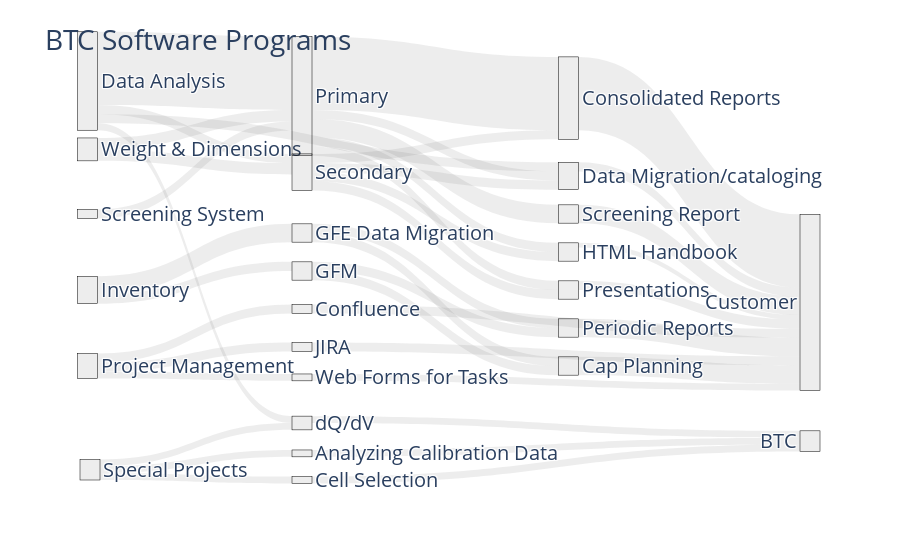

Notebook source saved alongside this figure:
### Markdown cell above
# GOOD

### Code cell
import matplotlib.pyplot as plt
import plotly.graph_objects as go
import plotly.graph_objects as go
import plotly.express as px
plt.figure(figsize=(12, 20))
# Define the nodes and links
nodes = {
    "pad": 15,
    "thickness": 20,
    "line": dict(color="black", width=0.5),
    "label": [
        "Data Analysis",
        "Inventory",
        "Project Management",
        'Web Forms for Tasks',
        'Data Migration/cataloging',
        'Confluence',
        'Screening System',
        'Weight & Dimensions',
        'Primary',
        'Secondary',
        'GFE Data Migration',
        'JIRA',
        'Consolidated Reports',
        'HTML Handbook',
        'Presentations',
        'Periodic Reports',
        'Screening Report',
        'Customer',
        'Cap Planning',
        'GFM',
        'BTC',  # 20
        'Special Projects',
        'dQ/dV',
        'Analyzing Calibration Data',
        'Cell Selection',
    ],
    "color": [
        'rgba(80, 80, 80, 0.1)',  # da
        'rgba(80, 80, 80, 0.1)',  # inv
        'rgba(80, 80, 80, 0.1)',  # Project M
        'rgba(80, 80, 80, 0.1)',  # Web task Forms
        'rgba(80, 80, 80, 0.1)',  # DM
        'rgba(80, 80, 80, 0.1)',  # Confluence
        'rgba(80, 80, 80, 0.1)',  # Screening
        'rgba(80, 80, 80, 0.1)',  # WD
        'rgba(80, 80, 80, 0.1)',  # PMDA
        'rgba(80, 80, 80, 0.1)',  # SDDA
        'rgba(80, 80, 80, 0.1)',  # GFE DAM
        'rgba(80, 80, 80, 0.1)',  # JIRA
        'rgba(80, 80, 80, 0.1)',  # consolidated reports
        'rgba(80, 80, 80, 0.1)',  # HTML
        'rgba(80, 80, 80, 0.1)',  # presentation
        'rgba(80, 80, 80, 0.1)',  # Periodic
        'rgba(80, 80, 80, 0.1)',  # screening report
        'rgba(80, 80, 80, 0.1)',  # customer
        'rgba(80, 80, 80, 0.1)',  # CAP Plan
        'rgba(80, 80, 80, 0.1)',  # GFM
        'rgba(80, 80, 80, 0.1)',  # BTC
        'rgba(80, 80, 80, 0.1)',  # Special Projects
        'rgba(80, 80, 80, 0.1)',  # dQ/dV
        'rgba(80, 80, 80, 0.1)',  # Analyzing calibration data
        'rgba(80, 80, 80, 0.1)',  # Cell Selection
    ]

}
links = {  # DA      Dap/das to deliverables  # D to PSC        #    Inventory     # Project Management     dm    screening                                                                       # Web task forms
    'source': [0, 0,  8,  8,  8, 9,   9,  9,   12, 13, 14,       1, 10, 15, 10, 18,     2, 2, 5, 11,         4,  6, 8, 16,      7, 7,  1,  19, 19,    8, 9, 0,  21, 21, 21, 22, 23, 24,      0,    2, 3],
    'target': [8, 9,  12, 13, 14, 12, 13, 14,   17, 17, 17,      10, 15, 17, 18, 17,    11, 5, 17, 17,       17, 8, 16, 17,      8, 9,  19,  15, 18,  4, 4, 4,  22, 23, 24, 20, 20, 20,      22,   3, 17],
    'value':  [3.2, 0.4, 3.2,  0.4,  0.4, 0.4,   0.4,  0.4, 3.2, 0.20,  0.4,      0.8,  0.4, 0.8, 0.4, 0.8,      0.4, 0.4,  0.4, 0.4,          0.4,  0.4,  0.8, 0.8,      0.5, 0.5,  0.4,   0.4, 0.4,     0.4, 0.4, 0.4,   0.3,  0.3,  0.3, 0.3,   0.3,  0.3,  0.3, 0.3, 0.3],
    # 'color': []
}

links['color'] = [
    "rgba(80, 80, 80, 0.1)",  # DA to PDA
    "rgba(80, 80, 80, 0.1)",  # Da to Sencodary
    'rgba(80, 80, 80, 0.1)',  # Primary to consolidated
    'rgba(80, 80, 80, 0.1)',  # PDA to HTML
    'rgba(80, 80, 80, 0.1)',  # PDA to presentation
    'rgba(80, 80, 80, 0.1)',  # SDA to consolidated
    'rgba(80, 80, 80, 0.1)',  # SDA to HTML
    'rgba(80, 80, 80, 0.1)',  # SDA to Presentation
    'rgba(80, 80, 80, 0.1)',  # Consolidated to PSC
    'rgba(80, 80, 80, 0.1)',  # HTML to PSC
    'rgba(80, 80, 80, 0.1)',  # Presentation to PSC
    'rgba(80, 80, 80, 0.1)',  # Inventory to GFE
    'rgba(80, 80, 80, 0.1)',  # GFE DM to Monthly
    'rgba(80, 80, 80, 0.1)',  # Monthly to PSC
    'rgba(80, 80, 80, 0.1)',  # GFE DM to CAP P
    'rgba(80, 80, 80, 0.1)',  # Cap P to PSC
    'rgba(80, 80, 80, 0.1)',  # PM to Jira
    'rgba(80, 80, 80, 0.1)',  # PM to Jira
    'rgba(80, 80, 80, 0.1)',  # confluence to PSC
    'rgba(80, 80, 80, 0.1)',  # JIRA to PSC
    'rgba(80, 80, 80, 0.1)',  # data migration to PSC
    'rgba(80, 80, 80, 0.1)',  # Screening to PDA
    'rgba(80, 80, 80, 0.1)',  # PDA to Screening report
    'rgba(80, 80, 80, 0.1)',  # Screening report to PSC
    'rgba(80, 80, 80, 0.1)',  # W&D to PDA
    'rgba(80, 80, 80, 0.1)',  # W&D to SDA
    'rgba(80, 80, 80, 0.1)',  # inventory to GFM
    'rgba(80, 80, 80, 0.1)',  # GFM to Monthly
    'rgba(80, 80, 80, 0.1)',  # GFM to CAP Planning
    'rgba(80, 80, 80, 0.1)',  # primary to data migration
    'rgba(80, 80, 80, 0.1)',  # secondary to data migration
    'rgba(80, 80, 80, 0.1)',  # DA to data migration
    'rgba(80, 80, 80, 0.1)',  # SPP to cell selection
    'rgba(80, 80, 80, 0.1)',  # SPP to cell Analyzing calibration Data
    'rgba(80, 80, 80, 0.1)',  # SPP to cell Analyzing cell selection
    'rgba(80, 80, 80, 0.1)',  # dq/dv to BTC
    'rgba(80, 80, 80, 0.1)',  # ACB to BTC
    'rgba(80, 80, 80, 0.1)',  # Cell select to BTC
    'rgba(80, 80, 80, 0.1)',  # Data analysis to dQ/dV
    'rgba(80, 80, 80, 0.1)',  # project management to web task forms
    'rgba(80, 80, 80, 0.1)',  # web task forms to PSC
]
# Define node positions (x and y coordinates)
node_positions = {
    "Data Analysis": (0.01, -0.05),
    "Inventory": (0.01, 0.50),
    "Project Management": (0.01, 0.70),
    "Data Migration/cataloging": (0.66, 0.2),
    "Web Forms for Tasks": (0.30, 0.73),
    "Screening System": (0.01, 0.30),
    "Confluence": (0.30, 0.55),
    "Weight & Dimensions": (0.01, 0.13),
    "Secondary": (0.30, 0.19),
    "Primary": (0.30, -0.01),
    "GFE Data Migration": (0.30, 0.35),
    "JIRA": (0.30, 0.65),
    "Consolidated Reports": (0.66, -0.005),
    "HTML Handbook": (0.66, 0.40),
    "Presentations": (0.66, 0.50),
    "Periodic Reports": (0.66, 0.60),
    "Screening Report": (0.66, 0.30),
    "Customer": (0.0, 0.0),
    "Cap Planning": (0.66, 0.70),
    "GFM": (0.30, 0.45),
    "BTC": (0.0, 0.0),
    "Special Projects": (0.0, 0.0),
    "dQ/dV": (0.30, 0.85),
    "Analyzing Calibration Data": (0.30, 0.93),
    "Cell Selection": (0.30, 1.0),
}

# Create a list of x and y coordinates for nodes
node_x = [node_positions[label][0] for label in nodes["label"]]
node_y = [node_positions[label][1] for label in nodes["label"]]

# Update the nodes dictionary with x and y coordinates
nodes["x"] = node_x
nodes["y"] = node_y
fig = go.Figure(go.Sankey(
    node=nodes,
    link=links
))
# MCSR
# Update layout and display the diagram
# Make GFE and GFM its ownn line
# add web based task forms
# add percentage from 0 to 9 depending on the amount of effort that we are putting into the project
# build a story with the lines
# Have colors

fig.update_layout(title_text="BTC Software Programs", font_size=20)
fig.show()
fig.write_image('images/fig0.png', width=1100, height=450)

### Figure 1 — Plotly figure (JSON) as saved in the notebook; plotly's stock layout.template omitted (floating-point values rounded to 4 significant figures)
{"data": [{"link": {"color": ["rgba(80, 80, 80, 0.1)", "rgba(80, 80, 80, 0.1)", "rgba(80, 80, 80, 0.1)", "rgba(80, 80, 80, 0.1)", "rgba(80, 80, 80, 0.1)", "rgba(80, 80, 80, 0.1)", "rgba(80, 80, 80, 0.1)", "rgba(80, 80, 80, 0.1)", "rgba(80, 80, 80, 0.1)", "rgba(80, 80, 80, 0.1)", "rgba(80, 80, 80, 0.1)", "rgba(80, 80, 80, 0.1)", "rgba(80, 80, 80, 0.1)", "rgba(80, 80, 80, 0.1)", "rgba(80, 80, 80, 0.1)", "rgba(80, 80, 80, 0.1)", "rgba(80, 80, 80, 0.1)", "rgba(80, 80, 80, 0.1)", "rgba(80, 80, 80, 0.1)", "rgba(80, 80, 80, 0.1)", "rgba(80, 80, 80, 0.1)", "rgba(80, 80, 80, 0.1)", "rgba(80, 80, 80, 0.1)", "rgba(80, 80, 80, 0.1)", "rgba(80, 80, 80, 0.1)", "rgba(80, 80, 80, 0.1)", "rgba(80, 80, 80, 0.1)", "rgba(80, 80, 80, 0.1)", "rgba(80, 80, 80, 0.1)", "rgba(80, 80, 80, 0.1)", "rgba(80, 80, 80, 0.1)", "rgba(80, 80, 80, 0.1)", "rgba(80, 80, 80, 0.1)", "rgba(80, 80, 80, 0.1)", "rgba(80, 80, 80, 0.1)", "rgba(80, 80, 80, 0.1)", "rgba(80, 80, 80, 0.1)", "rgba(80, 80, 80, 0.1)", "rgba(80, 80, 80, 0.1)", "rgba(80, 80, 80, 0.1)", "rgba(80, 80, 80, 0.1)"], "source": [0, 0, 8, 8, 8, 9, 9, 9, 12, 13, 14, 1, 10, 15, 10, 18, 2, 2, 5, 11, 4, 6, 8, 16, 7, 7, 1, 19, 19, 8, 9, 0, 21, 21, 21, 22, 23, 24, 0, 2, 3], "target": [8, 9, 12, 13, 14, 12, 13, 14, 17, 17, 17, 10, 15, 17, 18, 17, 11, 5, 17, 17, 17, 8, 16, 17, 8, 9, 19, 15, 18, 4, 4, 4, 22, 23, 24, 20, 20, 20, 22, 3, 17], "value": [3.2, 0.4, 3.2, 0.4, 0.4, 0.4, 0.4, 0.4, 3.2, 0.2, 0.4, 0.8, 0.4, 0.8, 0.4, 0.8, 0.4, 0.4, 0.4, 0.4, 0.4, 0.4, 0.8, 0.8, 0.5, 0.5, 0.4, 0.4, 0.4, 0.4, 0.4, 0.4, 0.3, 0.3, 0.3, 0.3, 0.3, 0.3, 0.3, 0.3, 0.3]}, "node": {"color": ["rgba(80, 80, 80, 0.1)", "rgba(80, 80, 80, 0.1)", "rgba(80, 80, 80, 0.1)", "rgba(80, 80, 80, 0.1)", "rgba(80, 80, 80, 0.1)", "rgba(80, 80, 80, 0.1)", "rgba(80, 80, 80, 0.1)", "rgba(80, 80, 80, 0.1)", "rgba(80, 80, 80, 0.1)", "rgba(80, 80, 80, 0.1)", "rgba(80, 80, 80, 0.1)", "rgba(80, 80, 80, 0.1)", "rgba(80, 80, 80, 0.1)", "rgba(80, 80, 80, 0.1)", "rgba(80, 80, 80, 0.1)", "rgba(80, 80, 80, 0.1)", "rgba(80, 80, 80, 0.1)", "rgba(80, 80, 80, 0.1)", "rgba(80, 80, 80, 0.1)", "rgba(80, 80, 80, 0.1)", "rgba(80, 80, 80, 0.1)", "rgba(80, 80, 80, 0.1)", "rgba(80, 80, 80, 0.1)", "rgba(80, 80, 80, 0.1)", "rgba(80, 80, 80, 0.1)"], "label": ["Data Analysis", "Inventory", "Project Management", "Web Forms for Tasks", "Data Migration/cataloging", "Confluence", "Screening System", "Weight & Dimensions", "Primary", "Secondary", "GFE Data Migration", "JIRA", "Consolidated Reports", "HTML Handbook", "Presentations", "Periodic Reports", "Screening Report", "Customer", "Cap Planning", "GFM", "BTC", "Special Projects", "dQ/dV", "Analyzing Calibration Data", "Cell Selection"], "line": {"color": "black", "width": 0.5}, "pad": 15, "thickness": 20, "x": [0.01, 0.01, 0.01, 0.3, 0.66, 0.3, 0.01, 0.01, 0.3, 0.3, 0.3, 0.3, 0.66, 0.66, 0.66, 0.66, 0.66, 0, 0.66, 0.3, 0, 0, 0.3, 0.3, 0.3], "y": [-0.05, 0.5, 0.7, 0.73, 0.2, 0.55, 0.3, 0.13, -0.01, 0.19, 0.35, 0.65, -0.005, 0.4, 0.5, 0.6, 0.3, 0, 0.7, 0.45, 0, 0, 0.85, 0.93, 1]}, "type": "sankey"}], "layout": {"font": {"size": 20}, "title": {"text": "BTC Software Programs"}}}
